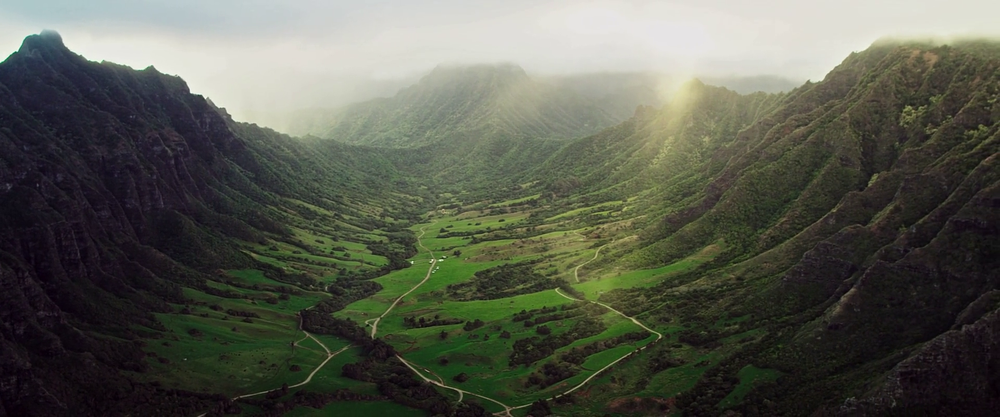
#> input picture cv2test.png, 1000 x 417 px, shrunk from 1920 x 800 before the run
$ python cv.py
#> lines starting #> are read from the running program, lines starting #| are printed output that depends on the picture
## Load an image

import cv2

import numpy as np

'''img = cv2.imread('cv2test.png',cv2.IMREAD_GRAYSCALE)
cv2.imshow('image',img)
cv2.waitKey(0)
cv2.DestroyAllWindows()

'''

# Get pixel values

'''
img=cv2.imread('cv2test.png')
px=img[100,100]
print (px)

'''

img=cv2.imread('cv2test.png')
#> img is the input picture: shape (417, 1000, 3); mean B, G, R 78.6, 90.1, 87.5
'''img[100,100]=[34,55,88]

cv2.imshow('image',img)
cv2.waitKey(23)
cv2.DestroyAllWindows()
'''

## Image shape (_,_,3) 3 tells colorea image
'''
print(img.shape)

#(800, 1920, 3)

# image size tells no of pixels
print(img.size)

#4608000

#Image type
print(img.dtype)
#uint8
'''
# Region of Interest or cropping
roi=img[10:120,20:160]
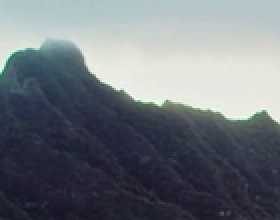
#> roi: shape (110, 140, 3) (shown 2 times larger); mean B, G, R 123.8, 117.5, 111
cv2.imshow('image',roi)
cv2.waitKey()
#> (the run stopped early here; a loop or call above may not have finished)
